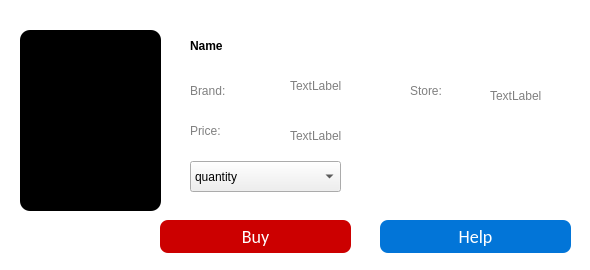
<?xml version="1.0" encoding="UTF-8"?>
<ui version="4.0">
 <class>Dialog</class>
 <widget class="QDialog" name="Dialog">
  <property name="geometry">
   <rect>
    <x>0</x>
    <y>0</y>
    <width>590</width>
    <height>270</height>
   </rect>
  </property>
  <property name="minimumSize">
   <size>
    <width>0</width>
    <height>270</height>
   </size>
  </property>
  <property name="windowTitle">
   <string>Dialog</string>
  </property>
  <property name="styleSheet">
   <string notr="true">QWidget#Dialog{
border-radius: 15px;
}
</string>
  </property>
  <widget class="QWidget" name="widget" native="true">
   <property name="geometry">
    <rect>
     <x>0</x>
     <y>0</y>
     <width>600</width>
     <height>270</height>
    </rect>
   </property>
   <property name="minimumSize">
    <size>
     <width>0</width>
     <height>270</height>
    </size>
   </property>
   <property name="styleSheet">
    <string notr="true">QWidget#widget {
	background-color: white;
padding: 12px 10px;
}</string>
   </property>
   <widget class="QLabel" name="image">
    <property name="geometry">
     <rect>
      <x>20</x>
      <y>30</y>
      <width>141</width>
      <height>181</height>
     </rect>
    </property>
    <property name="styleSheet">
     <string notr="true">background-color: black;
border-radius: 10px;
padding: 10px;</string>
    </property>
    <property name="text">
     <string/>
    </property>
   </widget>
   <widget class="QLabel" name="btn">
    <property name="geometry">
     <rect>
      <x>190</x>
      <y>70</y>
      <width>81</width>
      <height>41</height>
     </rect>
    </property>
    <property name="styleSheet">
     <string notr="true">color : gray;
font: 12pt &quot;Calibri&quot;;
font-weight: 400;</string>
    </property>
    <property name="text">
     <string>Brand:</string>
    </property>
   </widget>
   <widget class="QLabel" name="name">
    <property name="geometry">
     <rect>
      <x>190</x>
      <y>30</y>
      <width>101</width>
      <height>31</height>
     </rect>
    </property>
    <property name="styleSheet">
     <string notr="true">color : black;
font: 16pt &quot;Calibri&quot;;
font-weight: 500;</string>
    </property>
    <property name="text">
     <string>Name</string>
    </property>
   </widget>
   <widget class="QPushButton" name="sell">
    <property name="geometry">
     <rect>
      <x>380</x>
      <y>220</y>
      <width>191</width>
      <height>33</height>
     </rect>
    </property>
    <property name="styleSheet">
     <string notr="true">color: white;
font-family: calibri;
font-size:18px;
font-weight: 400;
background-color: #0275d8;
border-radius: 8px;
</string>
    </property>
    <property name="text">
     <string>Help</string>
    </property>
    <property name="icon">
     <iconset>
      <normaloff>../images/icons8-share.svg</normaloff>../images/icons8-share.svg</iconset>
    </property>
   </widget>
   <widget class="QPushButton" name="buy">
    <property name="geometry">
     <rect>
      <x>160</x>
      <y>220</y>
      <width>191</width>
      <height>33</height>
     </rect>
    </property>
    <property name="styleSheet">
     <string notr="true">color: white;
font-family: calibri;
font-size:18px;
font-weight: 400;
background-color: #CC0000;
border-radius: 8px;
icon: white;
</string>
    </property>
    <property name="text">
     <string>Buy</string>
    </property>
    <property name="icon">
     <iconset>
      <normaloff>../images/icons8-buy-24.png</normaloff>../images/icons8-buy-24.png</iconset>
    </property>
   </widget>
   <widget class="QLabel" name="btn2">
    <property name="geometry">
     <rect>
      <x>190</x>
      <y>110</y>
      <width>81</width>
      <height>41</height>
     </rect>
    </property>
    <property name="styleSheet">
     <string notr="true">color : gray;
font: 12pt &quot;Calibri&quot;;
font-weight: 400;</string>
    </property>
    <property name="text">
     <string>Price:</string>
    </property>
   </widget>
   <widget class="QLabel" name="brand">
    <property name="geometry">
     <rect>
      <x>290</x>
      <y>70</y>
      <width>81</width>
      <height>31</height>
     </rect>
    </property>
    <property name="styleSheet">
     <string notr="true">color : gray;
font: 12pt &quot;Calibri&quot;;
font-weight: 400;</string>
    </property>
    <property name="text">
     <string>TextLabel</string>
    </property>
   </widget>
   <widget class="QLabel" name="price">
    <property name="geometry">
     <rect>
      <x>290</x>
      <y>120</y>
      <width>81</width>
      <height>31</height>
     </rect>
    </property>
    <property name="styleSheet">
     <string notr="true">color : gray;
font: 12pt &quot;Calibri&quot;;
font-weight: 400;</string>
    </property>
    <property name="text">
     <string>TextLabel</string>
    </property>
   </widget>
   <widget class="QComboBox" name="quantity">
    <property name="geometry">
     <rect>
      <x>190</x>
      <y>161</y>
      <width>151</width>
      <height>31</height>
     </rect>
    </property>
    <item>
     <property name="text">
      <string>quantity</string>
     </property>
    </item>
    <item>
     <property name="text">
      <string>1</string>
     </property>
    </item>
    <item>
     <property name="text">
      <string>2</string>
     </property>
    </item>
    <item>
     <property name="text">
      <string>3</string>
     </property>
    </item>
    <item>
     <property name="text">
      <string>4</string>
     </property>
    </item>
    <item>
     <property name="text">
      <string>5</string>
     </property>
    </item>
   </widget>
   <widget class="QLabel" name="btn_2">
    <property name="geometry">
     <rect>
      <x>410</x>
      <y>70</y>
      <width>81</width>
      <height>41</height>
     </rect>
    </property>
    <property name="styleSheet">
     <string notr="true">color : gray;
font: 12pt &quot;Calibri&quot;;
font-weight: 400;</string>
    </property>
    <property name="text">
     <string>Store:</string>
    </property>
   </widget>
   <widget class="QLabel" name="store">
    <property name="geometry">
     <rect>
      <x>490</x>
      <y>80</y>
      <width>81</width>
      <height>31</height>
     </rect>
    </property>
    <property name="styleSheet">
     <string notr="true">color : gray;
font: 12pt &quot;Calibri&quot;;
font-weight: 400;</string>
    </property>
    <property name="text">
     <string>TextLabel</string>
    </property>
   </widget>
   <widget class="QLabel" name="error">
    <property name="geometry">
     <rect>
      <x>410</x>
      <y>160</y>
      <width>141</width>
      <height>31</height>
     </rect>
    </property>
    <property name="styleSheet">
     <string notr="true">font: 12pt &quot;Calibri&quot;;
color: red;</string>
    </property>
    <property name="text">
     <string/>
    </property>
   </widget>
  </widget>
 </widget>
 <resources/>
 <connections/>
</ui>
